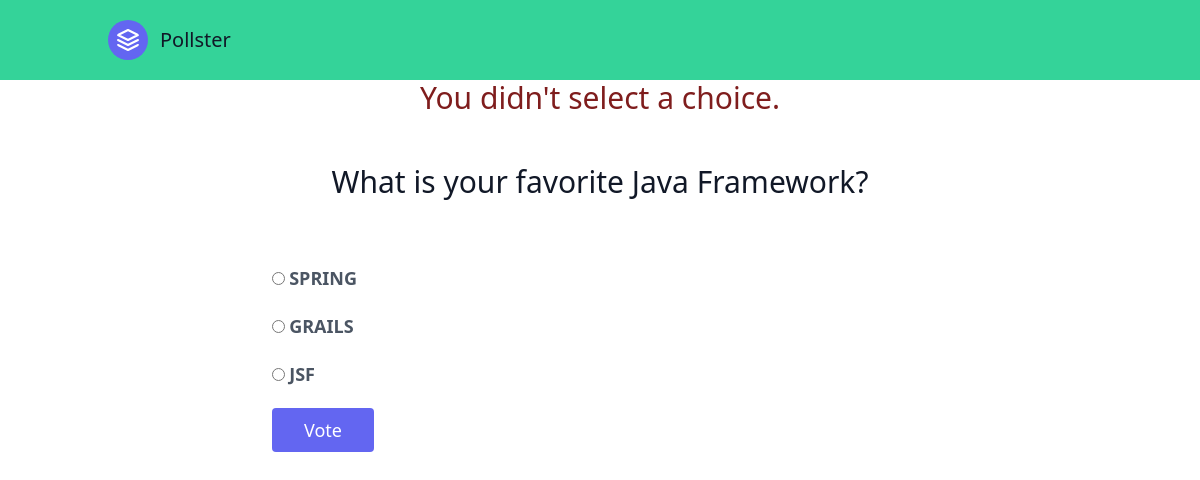
The page /6/vote/ on the database its author committed.
### polls/models.py (models this page shows, shortened)
class Question(models.Model):
    question_text = models.CharField(max_length=200)
    pub_date = models.DateTimeField('date published')

class Choice(models.Model):
    question = models.ForeignKey(Question,on_delete=models.CASCADE)
    choice_text = models.CharField(max_length=200)
    votes = models.IntegerField(default=0)

### polls/views.py (the view)
# urls.py: path('<int:question_id>/vote/',views.vote,name='vote'),
def vote(request,question_id):
    question = get_object_or_404(Question,pk=question_id)
    try:
        selected_choice = question.choice_set.get(pk=request.POST['choice'])
    except (KeyError,Choice.DoesNotExist):
        context ={
            'question':question,
            'error_message': "You didn't select a choice."}
        return render(request,'polls/detail.html',context)
    else:
        selected_choice.votes += 1
        selected_choice.save()
        return HttpResponseRedirect(reverse('polls:results', args=(question.id,)))

### polls/templates/polls/detail.html (shortened to what this page needs)
{% extends 'base.html' %}
{% block content %}
{% if error_message %}
<div class="flex flex-col text-center w-full mb-4">
    <h1 class="sm:text-3xl text-2xl font-small title-font mb-4 text-red-900">{{error_message}}</h1>
</div>
{% endif %}
<section class="text-gray-600 body-font">
    <div class="container px-5 py-4 mx-auto">
        <div class="flex flex-col text-center w-full mb-12">
            <h1 class="sm:text-3xl text-2xl font-medium title-font mb-4 text-gray-900">{{question.question_text}}</h1>
        </div>
        <div class="flex lg:w-2/3 w-full sm:flex-row flex-col mx-auto px-8 sm:space-x-4 sm:space-y-0 space-y-4 sm:px-0 items-end">
            <div class="relative flex-grow w-full">
                <form action="{% url 'polls:vote' question.id %}" method="post">
                    {% for choice in question.choice_set.all %}
                    <div class="block pb-5 ">
                    <input
                        type="radio"
                        name="choice"
                        id="choice{{forloop.counter}}"
                        class="form-radio"
                        value="{{choice.id}}">
                    <label for="choice{{forloop.counter}}"  class="mb-2 uppercase font-bold text-lg text-grey-darkest">{{choice.choice_text}}</label>
                </div>
                    {% endfor %}
                <button type="submit" class="text-white bg-indigo-500 border-0 py-2 px-8 focus:outline-none hover:bg-indigo-600 rounded text-lg">
                    <a href="{% url 'polls:vote' question.id %}">Vote</a>
                </button>
                </form>
            </div>
        </div>
    </div>
</section>
{% endblock content %}

### rows shown on the page
Question: question_text "What is your favorite Java Framework?"
Choice: choice_text "SPRING"
Choice: choice_text "GRAILS"
Choice: choice_text "JSF"

### other values the page prints
{{ error_message }} "You didn't select a choice."
